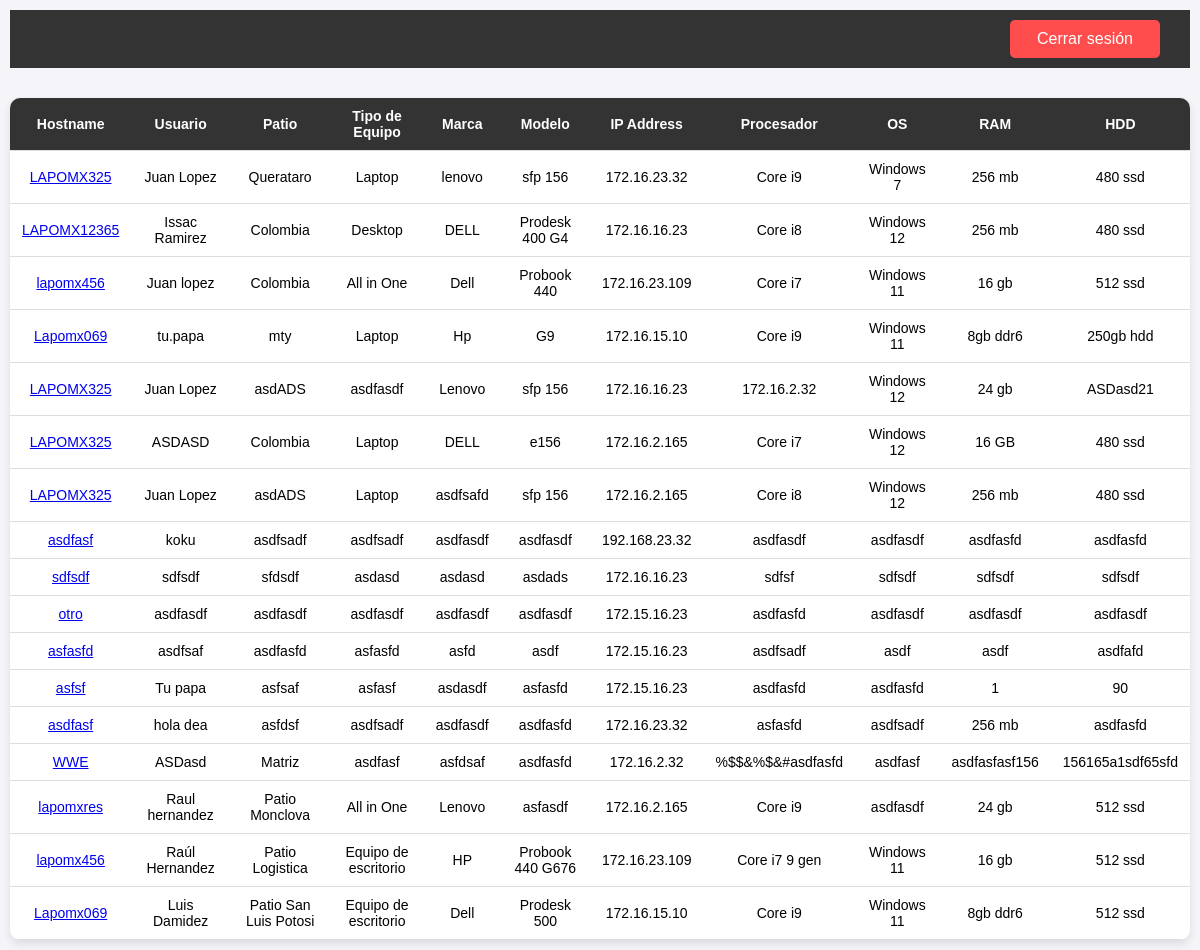
The app's page /tables/ with its own data.
### supdata/models.py (models this page shows, shortened)
class data(models.Model):
    fecha = models.DateTimeField(default=timezone.now)
    planta = models.CharField(max_length=100)
    usuario = models.CharField(max_length=100)
    departamento = models.CharField(max_length=100)
    activofijo = models.IntegerField()
    hostname = models.CharField(max_length=100)
    tipodeequipo = models.CharField(max_length=100)
    marca = models.CharField(max_length=100)
    modelo = models.CharField(max_length=100)
    serialnumber = models.CharField(max_length=100)
    ipaddress = models.GenericIPAddressField()
    procesador = models.CharField(max_length=100)
    os = models.CharField(max_length=100)
    ram = models.CharField(max_length=100)
    hdd = models.CharField(max_length=100)
    epc = models.BooleanField(default=False)
    tenable = models.BooleanField(default=False)
    sophos = models.BooleanField(default=False)
    borrartemporales = models.BooleanField(default=False)
    encriptacionhdd = models.BooleanField(default=False)
    updates = models.BooleanField(default=False)
    limpinterna = models.BooleanField(default=False)
    limpexterna = models.BooleanField(default=False)
    limpteclado = models.BooleanField(default=False)
    limpram = models.BooleanField(default=False)
    limpventilador = models.BooleanField(default=False)
    limppasta = models.BooleanField(default=False)
    aplicacionpasta = models.BooleanField(default=False)
    limpiezadisipador = models.BooleanField(default=False)
    imgantes  = models.ImageField(upload_to='imagenesantes/')
    imgdespues = models.ImageField(upload_to='imagenesdespues/')
    tempcpu = models.CharField(max_length=100)
    imgtemp = models.ImageField(upload_to='tempcpu/')
    imgagent = models.ImageField(upload_to='tempcpu/')
    nombretech =  models.CharField(max_length=100)
    empresa =  models.CharField(max_length=100, default="Cissa, Intelred etc...")
    comentarios = models.TextField(max_length=300)
    firma = models.ImageField(upload_to='firmas/', blank=True, null=True)

### supdata/views.py (the view)
# urls.py: path('tables/', viewtable, name ="viewtable"),
def viewtable(request):
    datos = data.objects.all()
    return render(request, 'supdata/records.html',{'datos':datos})

### supdata/templates/supdata/records.html
{% extends 'design/index.html' %}
{% load static %}
{% block content %}
<table class="styled-table">
    <thead>
      <tr>
        <th>Hostname</th>
        <th>Usuario</th>
        <th>Patio</th>
        <th>Tipo de Equipo</th>
        <th>Marca</th>
        <th>Modelo</th>
        <th>IP Address</th>
        <th>Procesador</th>
        <th>OS</th>
        <th>RAM</th>
        <th>HDD</th>
      </tr>
    </thead>
    <tbody>
    {% for a in datos %}
      <tr>
        <td>
            <a href="{% url 'reports' a.id %}">
                {{a.hostname}}
            </a>
        </td>
        <td>{{a.usuario}}</td>
        <td>{{a.planta}}</td>
        <td>{{a.tipodeequipo}}</td>
        <td>{{a.marca}}</td>
        <td>{{a.modelo}}</td>
        <td>{{a.ipaddress}}</td>
        <td>{{a.procesador}}</td>
        <td>{{a.os}}</td>
        <td>{{a.ram}}</td>
        <td>{{a.hdd}}</td>
      </tr>
      {% endfor %}
    </tbody>
  </table>
{% endblock %}

### design/static/assets/css/style.css (style rules this page uses)
* { margin: 0; padding: 0; box-sizing: border-box; }
body { font-family: Arial, sans-serif; background-color: #f4f4f9; }
.styled-table { width: 100%; border-collapse: collapse; margin-top: 30px; font-size: 14px; background-color: white; box-shadow: 0 4px 8px rgba(0,0,0,0.1); border-radius: 10px; overflow: hidden; }
.styled-table thead { background-color: #333; color: white; }
.styled-table th, .styled-table td { padding: 10px 12px; text-align: center; border-bottom: 1px solid #ddd; }

### records on screen
data: hostname "LAPOMX325", usuario "Juan Lopez", planta "Querataro", tipodeequipo "Laptop", marca "lenovo", modelo "sfp 156", ipaddress "172.16.23.32", procesador "Core i9", os "Windows 7", ram "256 mb", hdd "480 ssd"
data: hostname "LAPOMX12365", usuario "Issac Ramirez", planta "Colombia", tipodeequipo "Desktop", marca "DELL", modelo "Prodesk 400 G4", ipaddress "172.16.16.23", procesador "Core i8", os "Windows 12", ram "256 mb", hdd "480 ssd"
data: hostname "lapomx456", usuario "Juan lopez", planta "Colombia", tipodeequipo "All in One", marca "Dell", modelo "Probook 440", ipaddress "172.16.23.109", procesador "Core i7", os "Windows 11", ram "16 gb", hdd "512 ssd"
data: hostname "Lapomx069", usuario "tu.papa", planta "mty", tipodeequipo "Laptop", marca "Hp", modelo "G9", ipaddress "172.16.15.10", procesador "Core i9", os "Windows 11", ram "8gb ddr6", hdd "250gb hdd"
data: hostname "LAPOMX325", usuario "Juan Lopez", planta "asdADS", tipodeequipo "asdfasdf", marca "Lenovo", modelo "sfp 156", ipaddress "172.16.16.23", procesador "172.16.2.32", os "Windows 12", ram "24 gb", hdd "ASDasd21"
data: hostname "LAPOMX325", usuario "ASDASD", planta "Colombia", tipodeequipo "Laptop", marca "DELL", modelo "e156", ipaddress "172.16.2.165", procesador "Core i7", os "Windows 12", ram "16 GB", hdd "480 ssd"
data: hostname "LAPOMX325", usuario "Juan Lopez", planta "asdADS", tipodeequipo "Laptop", marca "asdfsafd", modelo "sfp 156", ipaddress "172.16.2.165", procesador "Core i8", os "Windows 12", ram "256 mb", hdd "480 ssd"
data: hostname "asdfasf", usuario "koku", planta "asdfsadf", tipodeequipo "asdfsadf", marca "asdfasdf", modelo "asdfasdf", ipaddress "192.168.23.32", procesador "asdfasdf", os "asdfasdf", ram "asdfasfd", hdd "asdfasfd"
data: hostname "sdfsdf", usuario "sdfsdf", planta "sfdsdf", tipodeequipo "asdasd", marca "asdasd", modelo "asdads", ipaddress "172.16.16.23", procesador "sdfsf", os "sdfsdf", ram "sdfsdf", hdd "sdfsdf"
data: hostname "otro", usuario "asdfasdf", planta "asdfasdf", tipodeequipo "asdfasdf", marca "asdfasdf", modelo "asdfasdf", ipaddress "172.15.16.23", procesador "asdfasfd", os "asdfasdf", ram "asdfasdf", hdd "asdfasdf"
data: hostname "asfasfd", usuario "asdfsaf", planta "asdfasfd", tipodeequipo "asfasfd", marca "asfd", modelo "asdf", ipaddress "172.15.16.23", procesador "asdfsadf", os "asdf", ram "asdf", hdd "asdfafd"
data: hostname "asfsf", usuario "Tu papa", planta "asfsaf", tipodeequipo "asfasf", marca "asdasdf", modelo "asfasfd", ipaddress "172.15.16.23", procesador "asdfasfd", os "asdfasfd", ram "1", hdd "90"
data: hostname "asdfasf", usuario "hola dea", planta "asfdsf", tipodeequipo "asdfsadf", marca "asdfasdf", modelo "asdfasfd", ipaddress "172.16.23.32", procesador "asfasfd", os "asdfsadf", ram "256 mb", hdd "asdfasfd"
data: hostname "WWE", usuario "ASDasd", planta "Matriz", tipodeequipo "asdfasf", marca "asfdsaf", modelo "asdfasfd", ipaddress "172.16.2.32", procesador "%$$&%$&#asdfasfd", os "asdfasf", ram "asdfasfasf156", hdd "156165a1sdf65sfd"
data: hostname "lapomxres", usuario "Raul hernandez", planta "Patio Monclova", tipodeequipo "All in One", marca "Lenovo", modelo "asfasdf", ipaddress "172.16.2.165", procesador "Core i9", os "asdfasdf", ram "24 gb", hdd "512 ssd"
data: hostname "lapomx456", usuario "Raúl Hernandez", planta "Patio Logistica", tipodeequipo "Equipo de escritorio", marca "HP", modelo "Probook 440 G676", ipaddress "172.16.23.109", procesador "Core i7 9 gen", os "Windows 11", ram "16 gb", hdd "512 ssd"
data: hostname "Lapomx069", usuario "Luis Damidez", planta "Patio San Luis Potosi", tipodeequipo "Equipo de escritorio", marca "Dell", modelo "Prodesk 500", ipaddress "172.16.15.10", procesador "Core i9", os "Windows 11", ram "8gb ddr6", hdd "512 ssd"
